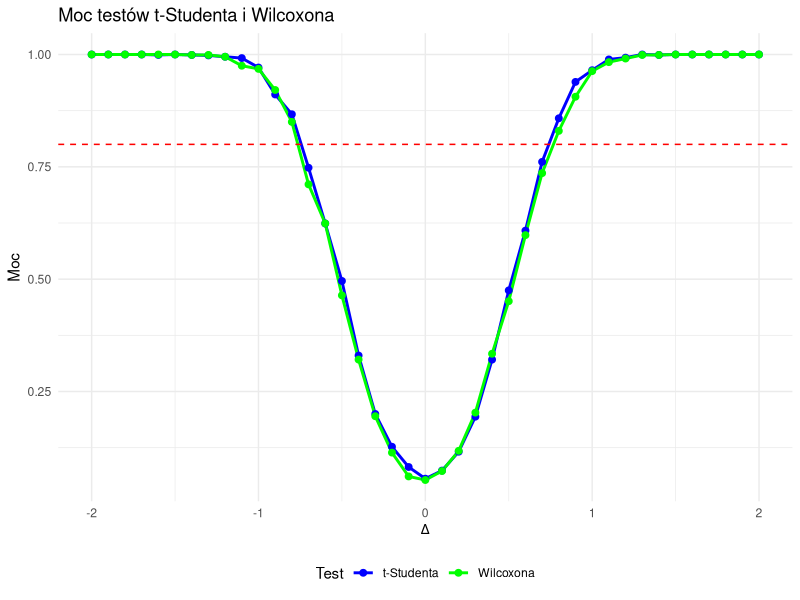

Generate this figure with R:
# Instalacja i załadowanie pakietu ggplot2
install.packages("ggplot2")
library(ggplot2)

# Ustawienie generatora liczb losowych
set.seed(123)

# Funkcja do symulacji i obliczania mocy testu t-Studenta
calculate_power_t_test <- function(n, delta, sigma, alpha, num_simulations) {
  power <- numeric(length(delta))
  
  for (i in 1:length(delta)) {
    reject_count <- 0
    
    for (j in 1:num_simulations) {
      x <- rnorm(n, mean = 0, sd = sigma)
      y <- rnorm(n, mean = delta[i], sd = sigma)
      
      p_value <- t.test(x, y)$p.value
      
      if (p_value < alpha) {
        reject_count <- reject_count + 1
      }
    }
    
    power[i] <- reject_count / num_simulations
  }
  
  return(power)
}

# Funkcja do symulacji i obliczania mocy testu Wilcoxona
calculate_power_wilcoxon_test <- function(n, delta, sigma, alpha, num_simulations) {
  power <- numeric(length(delta))
  
  for (i in 1:length(delta)) {
    reject_count <- 0
    
    for (j in 1:num_simulations) {
      x <- rnorm(n, mean = 0, sd = sigma)
      y <- rnorm(n, mean = delta[i], sd = sigma)
      
      p_value <- wilcox.test(x, y)$p.value
      
      if (p_value < alpha) {
        reject_count <- reject_count + 1
      }
    }
    
    power[i] <- reject_count / num_simulations
  }
  
  return(power)
}

# Parametry
n <- 30
sigma <- 1
alpha <- 0.05
num_simulations <- 1000
delta <- seq(-2, 2, by = 0.1)

# Obliczenie mocy testu t-Studenta
power_t_test <- calculate_power_t_test(n, delta, sigma, alpha, num_simulations)

# Obliczenie mocy testu Wilcoxona
power_wilcoxon_test <- calculate_power_wilcoxon_test(n, delta, sigma, alpha, num_simulations)

# Przygotowanie danych do wykresu
df <- data.frame(
  delta = rep(delta, 2),
  power = c(power_t_test, power_wilcoxon_test),
  test = rep(c("t-Studenta", "Wilcoxona"), each = length(delta))
)

# Wykres mocy testów
ggplot(df, aes(x = delta, y = power, color = test)) +
  geom_line(size = 1) +
  geom_point(size = 2) +
  geom_hline(yintercept = 0.8, linetype = "dashed", color = "red") +
  labs(title = "Moc testów t-Studenta i Wilcoxona",
       x = expression(Delta),
       y = "Moc",
       color = "Test") +
  theme_minimal() +
  theme(legend.position = "bottom") +
  scale_color_manual(values = c("blue", "green"))
